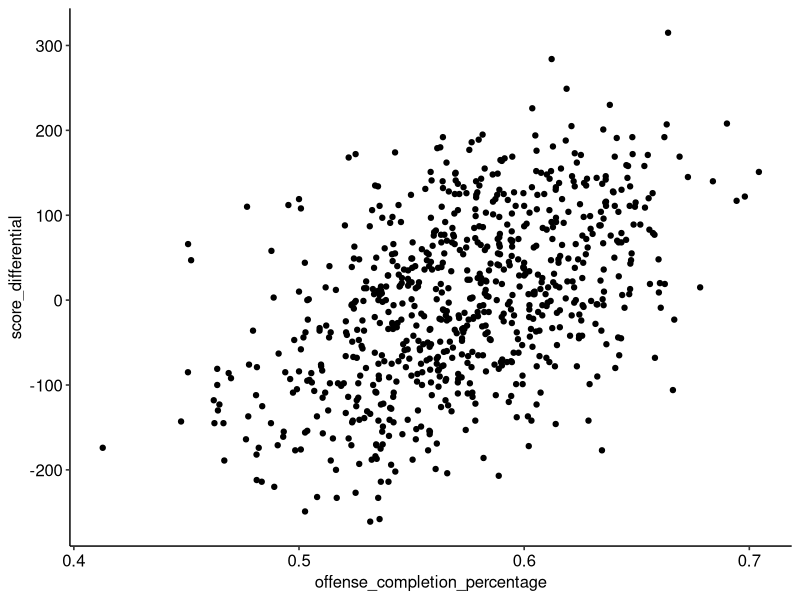
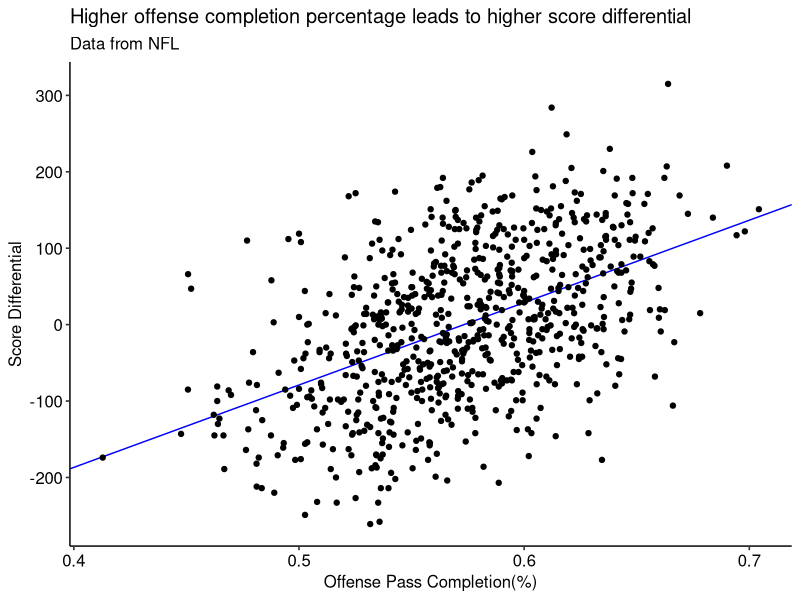
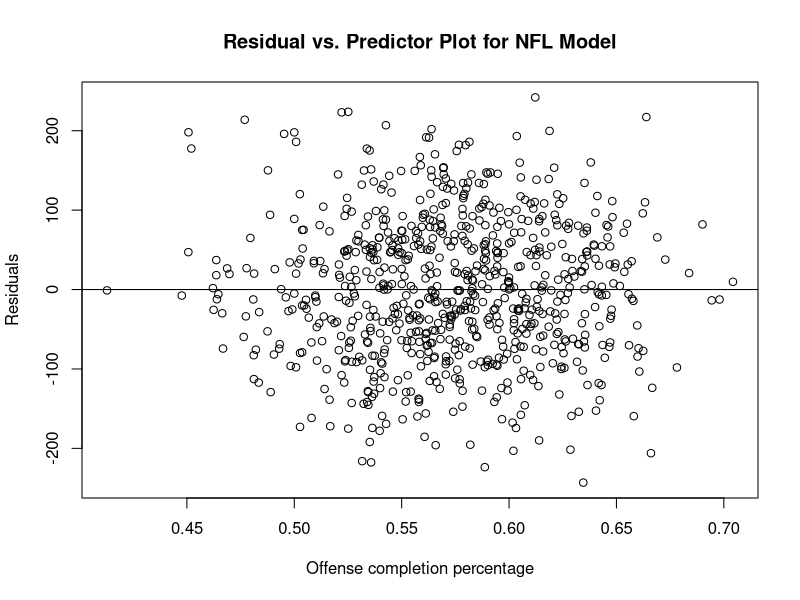
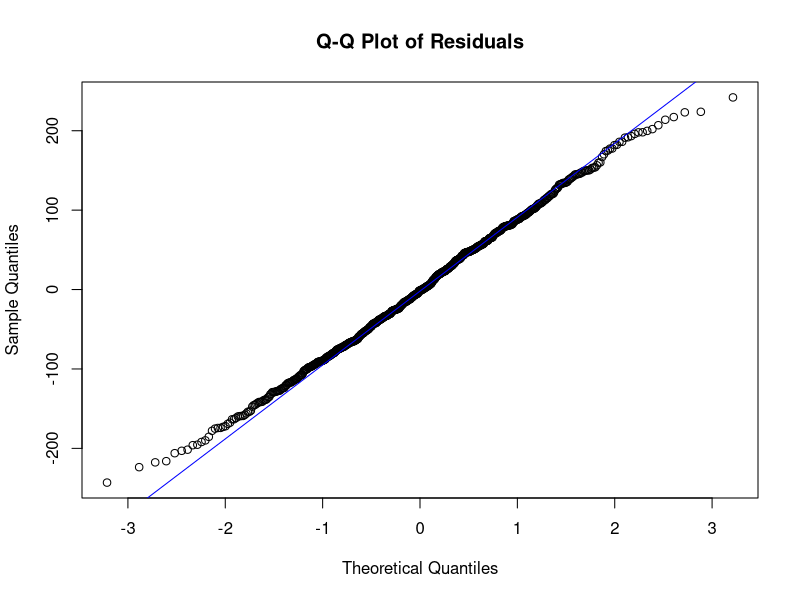

Recreate these plots in R, in order.
## 00_clean-data.R

library(tidyverse)
library(ggplot2)
library(ggpubr)

#cleaning data
raw_data <- read.csv("data/nfl-team-statistics.csv")
summary(raw_data)

sum(is.na(raw_data))

clean_data <- raw_data[c("season", "offense_completion_percentage", "defense_completion_percentage", "points_scored","points_allowed", "score_differential")]
summary(clean_data)

write.csv(clean_data, "data/nfl_clean.csv")
#------------
#visualization of data 

#scatter plot of data score differential vs offense completion percentage
ggplot(clean_data, aes(x = offense_completion_percentage, y = score_differential)) +
  geom_point() + 
  theme_pubr()

#regression with score differential as outcome and offense completion percentage as predictor
lm_fit <- lm(score_differential ~ offense_completion_percentage, data = clean_data)

#visualization of regression
summary(lm_fit)

b0 <- coef(lm_fit)[1] #intercept coefficient
b1 <- coef(lm_fit)[2] #slope coefficient

#95% confidence interval
confint(lm_fit)

#scatter with linear regression line
ggplot(clean_data, aes(x = offense_completion_percentage, y = score_differential)) +
  geom_abline(slope = coef(lm_fit)[2], 
              intercept = coef(lm_fit)[1], color = "blue") + 
  geom_point() +
  xlab("Offense Pass Completion(%)")+
  ylab("Score Differential")+
  ggtitle("Higher offense completion percentage leads to higher score differential",
          subtitle = "Data from NFL") +
  theme_pubr() 


#residual vs predictor plot
plot(clean_data$offense_completion_percentage, resid(lm_fit),
     main = "Residual vs. Predictor Plot for NFL Model",
     xlab = "Offense completion percentage",
     ylab = "Residuals",
)+
  abline(h=0)

#quantile-quantile plot 
qqnorm(resid(lm_fit),
       main = "Q-Q Plot of Residuals")
qqline(resid(lm_fit), col = "blue")

#note the heavy tails
